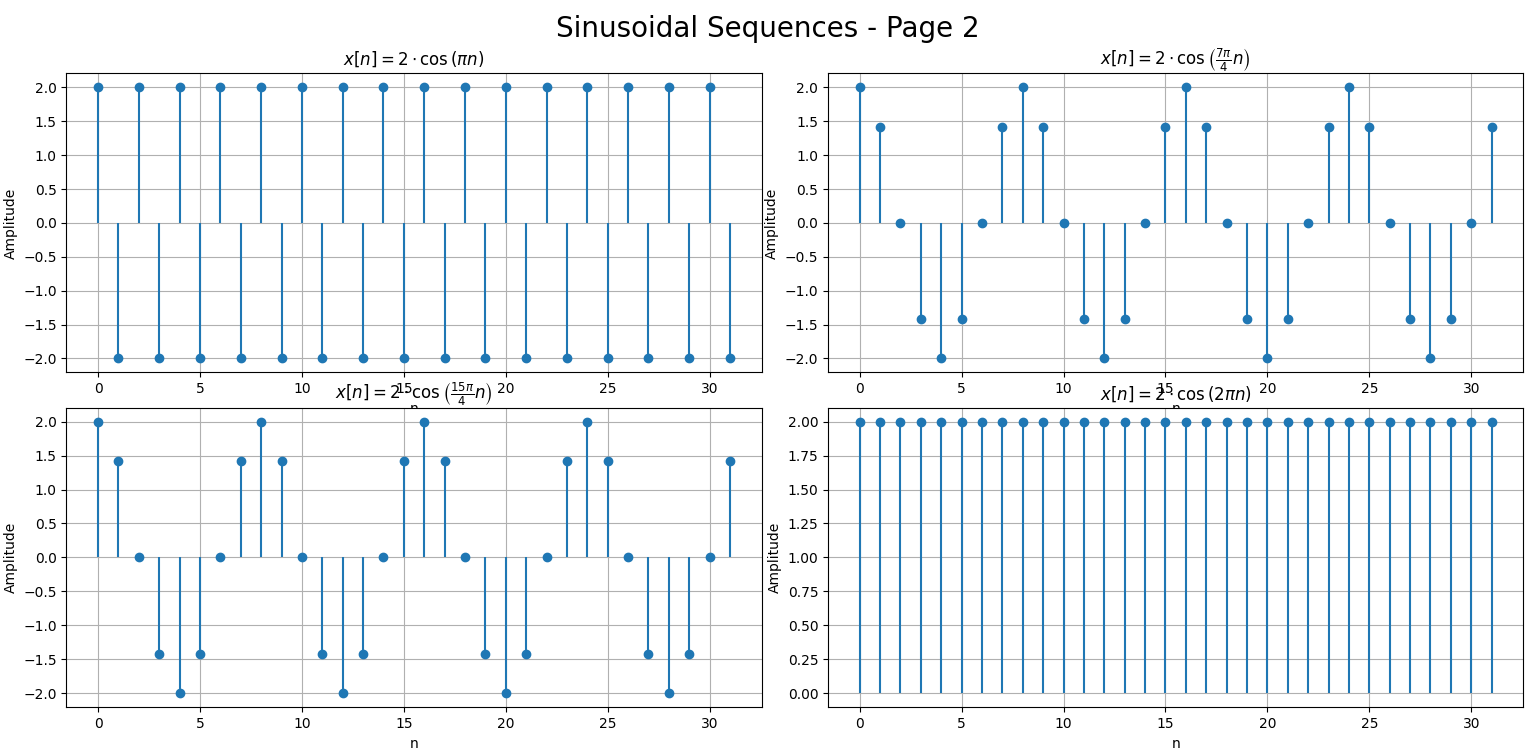

The script that drew this image:
import numpy as np
import matplotlib.pyplot as plt

# Define the range for n (2 cycles)
n = np.arange(0, 32)  # 0 ≤ n ≤ 31 (2 cycles for the slowest frequency)

# Define the sinusoidal sequences
x_a = 2 * np.cos((np.pi / 8) * n)              # x[n] = 2 * cos(π/8 * n)
x_b = 2 * np.cos((np.pi / 8) * n - np.pi / 2)    # x[n] = 2 * cos(π/8 * n - π/2)
x_c = 2 * np.sin((np.pi / 8) * n)                # x[n] = 2 * sin(π/8 * n)
x_d = 2 * np.cos((np.pi / 8) * n + np.pi / 2)    # x[n] = 2 * cos(π/8 * n + π/2)
x_e = 2 * np.cos((np.pi / 4) * n)                # x[n] = 2 * cos(π/4 * n)
x_f = 2 * np.cos(np.pi * n)                      # x[n] = 2 * cos(π * n)
x_g = 2 * np.cos((7 * np.pi / 4) * n)            # x[n] = 2 * cos(7π/4 * n)
x_h = 2 * np.cos((15 * np.pi / 4) * n)           # x[n] = 2 * cos(15π/4 * n)
x_i = 2 * np.cos(2 * np.pi * n)                  # x[n] = 2 * cos(2π * n)

# ---------------------------
# Page 1: First 5 Sequences
# ---------------------------
fig1 = plt.figure(figsize=(18, 18))
fig1.suptitle('Sinusoidal Sequences - Page 1', fontsize=20)

# Plot for x[n] = 2 * cos(π/8 * n)
ax1 = fig1.add_subplot(3, 2, 1)
ax1.stem(n, x_a, basefmt=" ")
ax1.set_title(r'$x[n] = 2 \cdot \cos\left(\frac{\pi}{8} n\right)$')
ax1.set_xlabel('n')
ax1.set_ylabel('Amplitude')
ax1.grid(True)

# Plot for x[n] = 2 * cos(π/8 * n - π/2)
ax2 = fig1.add_subplot(3, 2, 2)
ax2.stem(n, x_b, basefmt=" ")
ax2.set_title(r'$x[n] = 2 \cdot \cos\left(\frac{\pi}{8} n - \frac{\pi}{2}\right)$')
ax2.set_xlabel('n')
ax2.set_ylabel('Amplitude')
ax2.grid(True)

# Plot for x[n] = 2 * sin(π/8 * n)
ax3 = fig1.add_subplot(3, 2, 3)
ax3.stem(n, x_c, basefmt=" ")
ax3.set_title(r'$x[n] = 2 \cdot \sin\left(\frac{\pi}{8} n\right)$')
ax3.set_xlabel('n')
ax3.set_ylabel('Amplitude')
ax3.grid(True)

# Plot for x[n] = 2 * cos(π/8 * n + π/2)
ax4 = fig1.add_subplot(3, 2, 4)
ax4.stem(n, x_d, basefmt=" ")
ax4.set_title(r'$x[n] = 2 \cdot \cos\left(\frac{\pi}{8} n + \frac{\pi}{2}\right)$')
ax4.set_xlabel('n')
ax4.set_ylabel('Amplitude')
ax4.grid(True)

# Plot for x[n] = 2 * cos(π/4 * n)
ax5 = fig1.add_subplot(3, 2, 5)
ax5.stem(n, x_e, basefmt=" ")
ax5.set_title(r'$x[n] = 2 \cdot \cos\left(\frac{\pi}{4} n\right)$')
ax5.set_xlabel('n')
ax5.set_ylabel('Amplitude')
ax5.grid(True)

plt.tight_layout(rect=[0, 0.03, 1, 0.95])

# ---------------------------
# Page 2: Remaining 4 Sequences
# ---------------------------
fig2 = plt.figure(figsize=(18, 18))
fig2.suptitle('Sinusoidal Sequences - Page 2', fontsize=20)

# Plot for x[n] = 2 * cos(π * n)
ax6 = fig2.add_subplot(2, 2, 1)
ax6.stem(n, x_f, basefmt=" ")
ax6.set_title(r'$x[n] = 2 \cdot \cos\left(\pi n\right)$')
ax6.set_xlabel('n')
ax6.set_ylabel('Amplitude')
ax6.grid(True)

# Plot for x[n] = 2 * cos(7π/4 * n)
ax7 = fig2.add_subplot(2, 2, 2)
ax7.stem(n, x_g, basefmt=" ")
ax7.set_title(r'$x[n] = 2 \cdot \cos\left(\frac{7\pi}{4} n\right)$')
ax7.set_xlabel('n')
ax7.set_ylabel('Amplitude')
ax7.grid(True)

# Plot for x[n] = 2 * cos(15π/4 * n)
ax8 = fig2.add_subplot(2, 2, 3)
ax8.stem(n, x_h, basefmt=" ")
ax8.set_title(r'$x[n] = 2 \cdot \cos\left(\frac{15\pi}{4} n\right)$')
ax8.set_xlabel('n')
ax8.set_ylabel('Amplitude')
ax8.grid(True)

# Plot for x[n] = 2 * cos(2π * n)
ax9 = fig2.add_subplot(2, 2, 4)
ax9.stem(n, x_i, basefmt=" ")
ax9.set_title(r'$x[n] = 2 \cdot \cos\left(2\pi n\right)$')
ax9.set_xlabel('n')
ax9.set_ylabel('Amplitude')
ax9.grid(True)

plt.tight_layout(rect=[0, 0.03, 1, 0.95])

plt.show()
